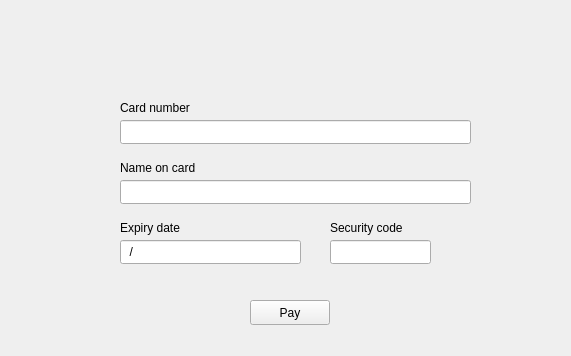
<?xml version="1.0" encoding="UTF-8"?>
<ui version="4.0">
 <class>PaymentWindow</class>
 <widget class="QWidget" name="PaymentWindow">
  <property name="geometry">
   <rect>
    <x>0</x>
    <y>0</y>
    <width>571</width>
    <height>356</height>
   </rect>
  </property>
  <property name="windowTitle">
   <string>Form</string>
  </property>
  <widget class="QPushButton" name="payButton">
   <property name="geometry">
    <rect>
     <x>250</x>
     <y>300</y>
     <width>80</width>
     <height>25</height>
    </rect>
   </property>
   <property name="text">
    <string>Pay</string>
   </property>
  </widget>
  <widget class="QLineEdit" name="lineEdit_number">
   <property name="geometry">
    <rect>
     <x>120</x>
     <y>120</y>
     <width>351</width>
     <height>24</height>
    </rect>
   </property>
   <property name="mouseTracking">
    <bool>false</bool>
   </property>
   <property name="whatsThis">
    <string/>
   </property>
   <property name="accessibleName">
    <string/>
   </property>
   <property name="accessibleDescription">
    <string/>
   </property>
   <property name="autoFillBackground">
    <bool>false</bool>
   </property>
   <property name="inputMask">
    <string>0000 0000 0000 0000</string>
   </property>
   <property name="text">
    <string>   </string>
   </property>
   <property name="placeholderText">
    <string/>
   </property>
  </widget>
  <widget class="QLineEdit" name="lineEdit_name">
   <property name="geometry">
    <rect>
     <x>120</x>
     <y>180</y>
     <width>351</width>
     <height>24</height>
    </rect>
   </property>
  </widget>
  <widget class="QLabel" name="label_2">
   <property name="geometry">
    <rect>
     <x>120</x>
     <y>220</y>
     <width>81</width>
     <height>16</height>
    </rect>
   </property>
   <property name="text">
    <string>Expiry date</string>
   </property>
  </widget>
  <widget class="QLineEdit" name="lineEdit_date">
   <property name="geometry">
    <rect>
     <x>120</x>
     <y>240</y>
     <width>181</width>
     <height>24</height>
    </rect>
   </property>
   <property name="mouseTracking">
    <bool>false</bool>
   </property>
   <property name="inputMask">
    <string>00/00</string>
   </property>
   <property name="placeholderText">
    <string/>
   </property>
  </widget>
  <widget class="QLabel" name="label">
   <property name="geometry">
    <rect>
     <x>120</x>
     <y>100</y>
     <width>91</width>
     <height>16</height>
    </rect>
   </property>
   <property name="text">
    <string>Card number</string>
   </property>
  </widget>
  <widget class="QLabel" name="label_6">
   <property name="geometry">
    <rect>
     <x>120</x>
     <y>160</y>
     <width>91</width>
     <height>16</height>
    </rect>
   </property>
   <property name="text">
    <string>Name on card</string>
   </property>
  </widget>
  <widget class="QLineEdit" name="lineEdit_cvv">
   <property name="geometry">
    <rect>
     <x>330</x>
     <y>240</y>
     <width>101</width>
     <height>24</height>
    </rect>
   </property>
   <property name="echoMode">
    <enum>QLineEdit::Password</enum>
   </property>
  </widget>
  <widget class="QLabel" name="label_5">
   <property name="geometry">
    <rect>
     <x>330</x>
     <y>220</y>
     <width>101</width>
     <height>16</height>
    </rect>
   </property>
   <property name="text">
    <string>Security code</string>
   </property>
  </widget>
 </widget>
 <resources/>
 <connections>
  <connection>
   <sender>payButton</sender>
   <signal>clicked()</signal>
   <receiver>PaymentWindow</receiver>
   <slot>openPaymentStatus()</slot>
   <hints>
    <hint type="sourcelabel">
     <x>297</x>
     <y>316</y>
    </hint>
    <hint type="destinationlabel">
     <x>369</x>
     <y>328</y>
    </hint>
   </hints>
  </connection>
 </connections>
 <slots>
  <slot>openPaymentStatus()</slot>
 </slots>
</ui>
